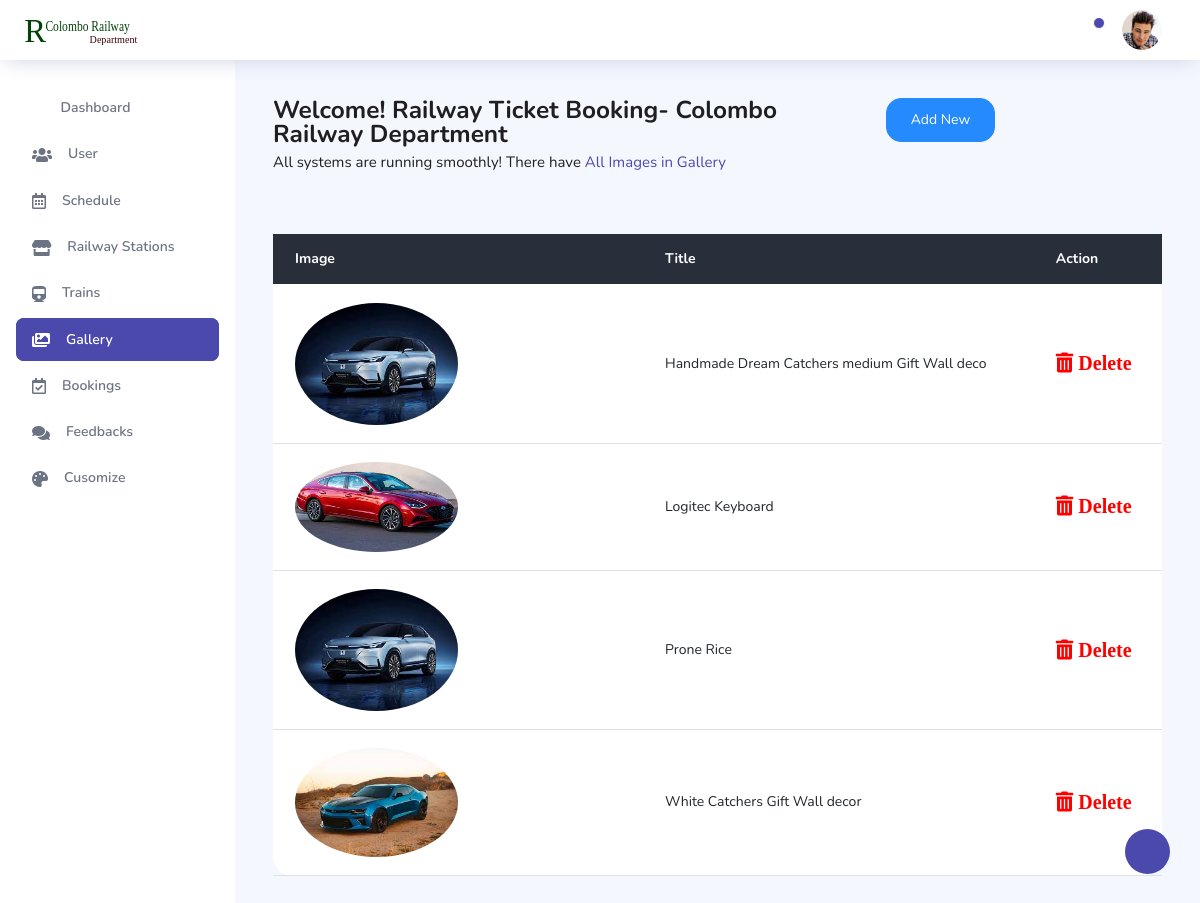
Screenshot of /dashboard/gallery.php (signed in) with the database file from the repository.
### tables this page shows
CREATE TABLE `galary` (
  `image_id` int(11) NOT NULL,
  `galary_image` varchar(255) NOT NULL,
  `title` varchar(255) NOT NULL
);

### dashboard/gallery.php (the view, shortened to what this page needs)
<?php require_once 'nav.php'; ?>
      <nav class="sidebar sidebar-offcanvas" id="sidebar">
        <ul class="nav">
          <li class="nav-item">
            <a class="nav-link" href="index.php">
              <i class="icon-grid menu-icon"></i>
              <span class="menu-title">Dashboard</span>
            </a>
          </li>
          <li class="nav-item">
            <a class="nav-link" href="user.php">
              <i class="fas fa-users menu-icon"></i>
              <span class="menu-title">User</span>
            </a>
          </li>
          <li class="nav-item">
            <a class="nav-link" href="schedule.php">
              <i class="far fa-calendar-alt menu-icon"></i>
              <span class="menu-title">Schedule</span>
            </a>
          </li>
          <li class="nav-item">
            <a class="nav-link" href="station.php">
              <i class="fas fa-store menu-icon"></i>
              <span class="menu-title">Railway Stations</span>
            </a>
          </li>
          <li class="nav-item">
            <a class="nav-link" href="train.php">
              <i class="fas fa-train menu-icon"></i>
              <span class="menu-title">Trains</span>
            </a>
          </li>
          <li class="nav-item">
            <a class="nav-link" href="gallery.php">
              <i class="fas fa-images menu-icon"></i>
              <span class="menu-title">Gallery</span>
            </a>
          </li>
          <li class="nav-item">
            <a class="nav-link" href="bookings.php">
              <i class="far fa-calendar-check menu-icon"></i>
              <span class="menu-title">Bookings</span>
            </a>
          </li>
          <li class="nav-item">
            <a class="nav-link" href="feedbacks.php">
              <i class="fas fa-comments menu-icon"></i>
              <span class="menu-title">Feedbacks</span>
            </a>
          </li>
          <li class="nav-item">
            <a class="nav-link" href="custom.php">
              <i class="fas fa-palette menu-icon"></i>
              <span class="menu-title">Cusomize</span>
            </a>
          </li>
        </ul>
      </nav>
      <div class="main-panel">
        <div class="content-wrapper">
          <div class="row">
            <div class="col-md-12 grid-margin">
              <div class="row">
                <div class="col-11 col-xl-8 mb-4 mb-xl-0">
                  <h3 class="font-weight-bold">Welcome! Railway Ticket Booking- Colombo Railway Department </h3>
                  <h6 class="font-weight-normal mb-0">All systems are running smoothly! There have <span class="text-primary">All Images in Gallery</span></h6>
                </div>
                <div class="col-2">
                  <button class="btn btn-info btn-primary btn-md" data-bs-toggle="modal" data-bs-target="#exampleModal">Add New</button>
                </div>
              </div>
            </div>
          </div>
          <div class="row">
              <div class="col-md-12 mt-4">
                        <div class="card">
                            <div class="table-responsive">
                                <table class="table v-middle">
                                    <thead>
                                        <tr class="bg-dark">
                                            <th class="border-top-0 text-white">Image</th>
                                            <th class="border-top-0 text-white">Title</th>
                                            <th class="border-top-0 text-white">Action</th>
                                        </tr>
                                    </thead>
                                    <?php
                                    $count=1;
                                    $viewquery = " SELECT * FROM galary";
                                    $viewresult = mysqli_query($con,$viewquery);
                                     ?>
                                    <tbody>
                                      <?php while($row = mysqli_fetch_assoc($viewresult)) {
                                        $image = $row['galary_image'];
                                        $image_src = "../upload/gallery/".$image;
                                        ?>
                                        <tr>
                                            <td><img style="width: 50%; height: auto" src='<?php echo $image_src; ?>'></td>
                                            <td><?php echo $row['title']; ?></td>
                                            <td><a style="text-decoration: none; color: red; font-size: 20px;" href="delete.php?image_id=<?php echo $row['image_id']; ?>"><i class="fas fa-trash-alt"> Delete</i></a></td>
                                        </tr>
                                        <?php   $count++;  }?>
                                    </tbody>
                                </table>
                            </div>
                        </div>
                    </div>
          </div>
  </div>
</body>
</html>

### rows the page displays
galary: galary_image (picture), title "Handmade Dream Catchers medium Gift Wall deco"
galary: galary_image (picture), title "Logitec Keyboard"
galary: galary_image (picture), title "Prone Rice"
galary: galary_image (picture), title "White Catchers Gift Wall decor"
